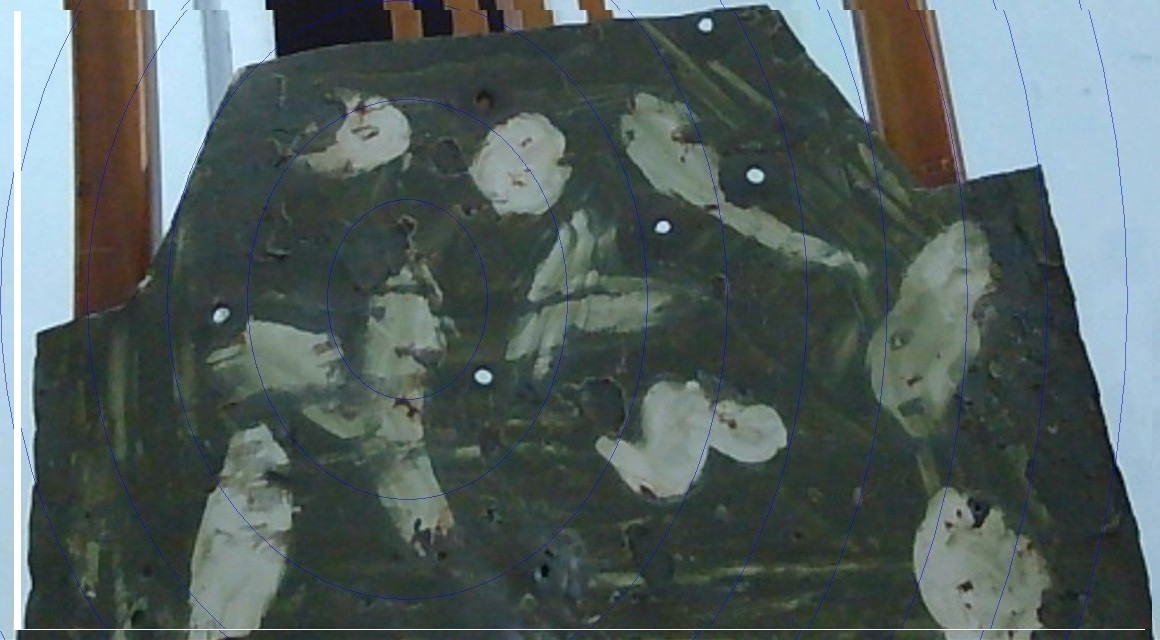
#> input picture test-1-2.jpg, 1160 x 640 px, given in place of the camera
$ python test_lan1.py
#> lines starting #> are read from the running program, lines starting #| are printed output that depends on the picture; after the words box and inside, x2 and y2 are one past the last pixel; in counts of white or black regions, pixels touching at a corner belong together
### camera.py
import cv2
import os
import logging
from threading import Lock
import tkinter as tk
from tkinter import ttk, messagebox
import threading
from PIL import Image, ImageTk


cameras = {}
targets = []
class Camera:
    def __init__(self, camera_id, lane=None, target=None):
        self.camera_id = camera_id
        self.lane = lane
        self.target = target
        self.cap = None
        self.lock = Lock() # To ensure thread safety when accessing the camera
        self.is_active = True

    def activate(self):
        self.is_active = True
        print(f"Camera {self.camera_id} activated")

    def deactivate(self):
        self.is_active = False
        print(f"Camera {self.camera_id} deactivated due to connection loss")

    def capture_image(self, turn):
        #if not self.is_active:
        #    print(f"Camera {self.camera_id} bệ số {self.lane} mục tiêu {self.target} mất kết nổi, hãy kiểm tra lại và bấm quét camera")
#> called with turn = 1
        with self.lock:  # Ensuring only one thread can access the camera at a time
            try:
                self.cap = cv2.VideoCapture(self.camera_id, cv2.CAP_DSHOW)
                if not self.cap.isOpened():
                    raise RuntimeError(f"Failed to open camera {self.camera_id}")

                logging.info(f"Camera {self.camera_id} initialized successfully.")
                self.cap.set(cv2.CAP_PROP_FRAME_WIDTH, 1920)
                self.cap.set(cv2.CAP_PROP_FRAME_HEIGHT, 1080)

                # Wait a bit to ensure the camera stabilizes
                cv2.waitKey(2000)
                ret, frame = self.cap.read()
#> frame is the input picture: shape (640, 1160, 3); mean B, G, R 95.4, 96.7, 84.3
                if not ret:
                    raise RuntimeError("Failed to capture frame")

                # Save and display image
                self.save_image(frame, turn)
                return frame
            except Exception as e:
                logging.error(f"Error capturing image from camera {self.camera_id}: {e}")
                return None
            finally:
                if self.cap:
                    self.release()

    def save_image(self, frame, turn):
        path = f"./HinhAnh/DaiBan{self.lane}/"
        if not os.path.exists(path):
            os.makedirs(path)

        image_path = f"{path}{self.target}-{self.lane}-{turn}.jpg"
        try:
            cv2.imwrite(image_path, frame)
            logging.info(f"Image saved to {image_path}")
        except Exception as e:
            logging.error(f"Error saving image: {e}")

    def release(self):
        if self.cap:
            print("released")
            self.cap.release()
            logging.info(f"Released camera {self.camera_id}")
        else:
            print("cant release")
        cv2.destroyAllWindows()

    def set_lane(self, lane):
        self.lane = lane

    def set_target(self, target):
        self.target = target

    def get_lane(self):
        return self.lane

    def get_target(self):
        return self.target


# Function to create and store the Camera object based on user input
# [129 lines left out: functions create_camera_object, show_mini_image, open_variable_editor, view_camera, view_all_camera, parallel_capture, not called in this run]

### object_detection.py
import cv2
import numpy as np
import camera

def preprocess_image(image):
    """
    Preprocess the image to handle lighting variations (strong lighting, overexposure).

    Args:
        image (np.array): The input image.

    Returns:
        (np.array): The preprocessed image.
    """
    # Convert to grayscale
    gray = cv2.cvtColor(image, cv2.COLOR_BGR2GRAY)

    # Normalize the image to adjust for lighting conditions
    # Normalize pixel values to 0-255 range
    gray = cv2.normalize(gray, None, 0, 255, cv2.NORM_MINMAX)

    # Apply histogram equalization for better contrast
    gray = cv2.equalizeHist(gray)

    return gray

def detect_target(image):
    """
    Detects an object (e.g., a shooting target) in the image using contour detection.

    Args:
        image (np.array): The input image.

    Returns:
        (np.array): The cropped region around the detected target.
    """
    # Step 1: Preprocess the image to handle lighting and contrast
    gray = preprocess_image(image)

    # Step 2: Apply GaussianBlur to reduce noise and improve edge detection
    blurred = cv2.GaussianBlur(gray, (3, 3), 0) # 5 5

   #clahe = cv2.createCLAHE(clipLimit=2.0, tileGridSize=(8, 8))
    # Apply CLAHE to the image
    #clahe_image = clahe.apply(gray_blurred)
    # Adaptive thresholding to account for varying lighting conditions
    thresh_adaptive = cv2.adaptiveThreshold(
        blurred,
        255,
        cv2.ADAPTIVE_THRESH_GAUSSIAN_C,
        cv2.THRESH_BINARY,
        11,
        2
    )
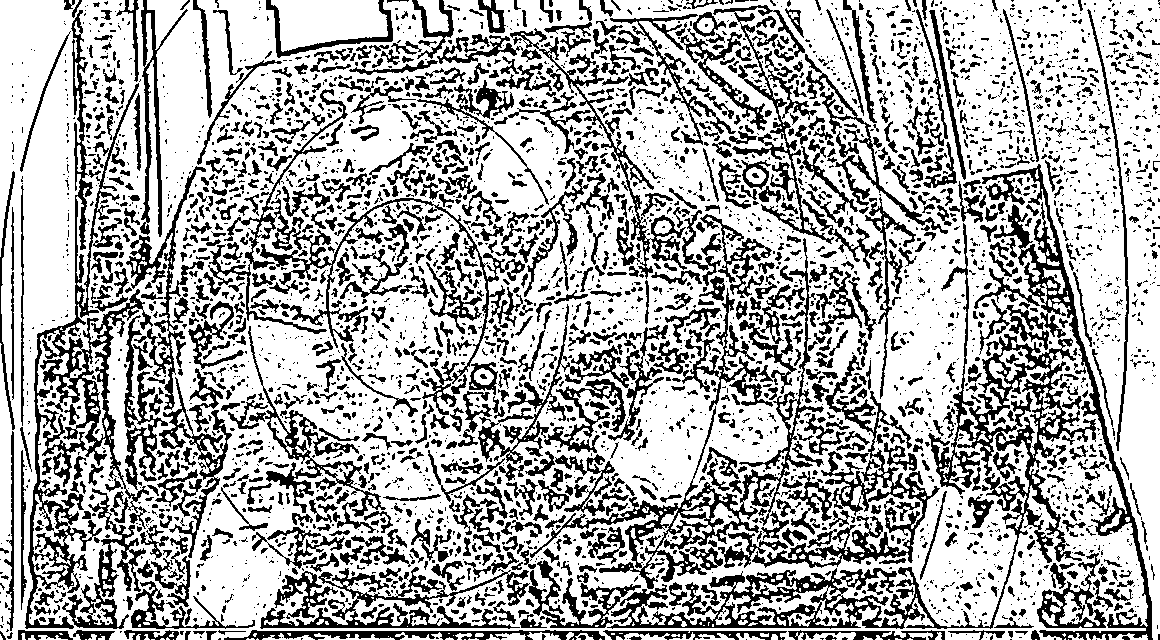
#> thresh_adaptive: shape (640, 1160); 68.6% white; 4042 black regions (2788 under 20 px), largest, box (x1, y1, x2, y2) and area: (607, 223, 1096, 629) 17046, (25, 10, 153, 629) 12640, (974, 164, 1153, 640) 7193

    ret, otsu_thresh = cv2.threshold(thresh_adaptive, 0, 255, cv2.THRESH_BINARY + cv2.THRESH_OTSU)
#> ret = 0

    # Edge detection with dynamic thresholds
    median_intensity = np.median(blurred)
#> median_intensity = 127
    lower_thresh = max(0, median_intensity - 150)
#> lower_thresh = 0
    upper_thresh = min(255, median_intensity + 150)
#> upper_thresh = 255
    edges = cv2.Canny(otsu_thresh, threshold1=lower_thresh, threshold2=upper_thresh) # 150 150
#> edges: shape (640, 1160); 19.8% white in thin lines or dots

    kernel = np.ones((3, 3), np.uint8)  # A 3x3 kernel for dilation and erosion
    dilated_edges = cv2.dilate(edges, kernel, iterations=1)  # Dilate to join edges
#> dilated_edges: shape (640, 1160); 65.2% white; 6921 black regions (5871 under 20 px), largest, box (x1, y1, x2, y2) and area: (0, 0, 76, 640) 21533, (996, 0, 1160, 640) 21018, (878, 195, 965, 443) 9202
    linked_edges = cv2.erode(dilated_edges, kernel, iterations=1)  # Erode to reduce noise
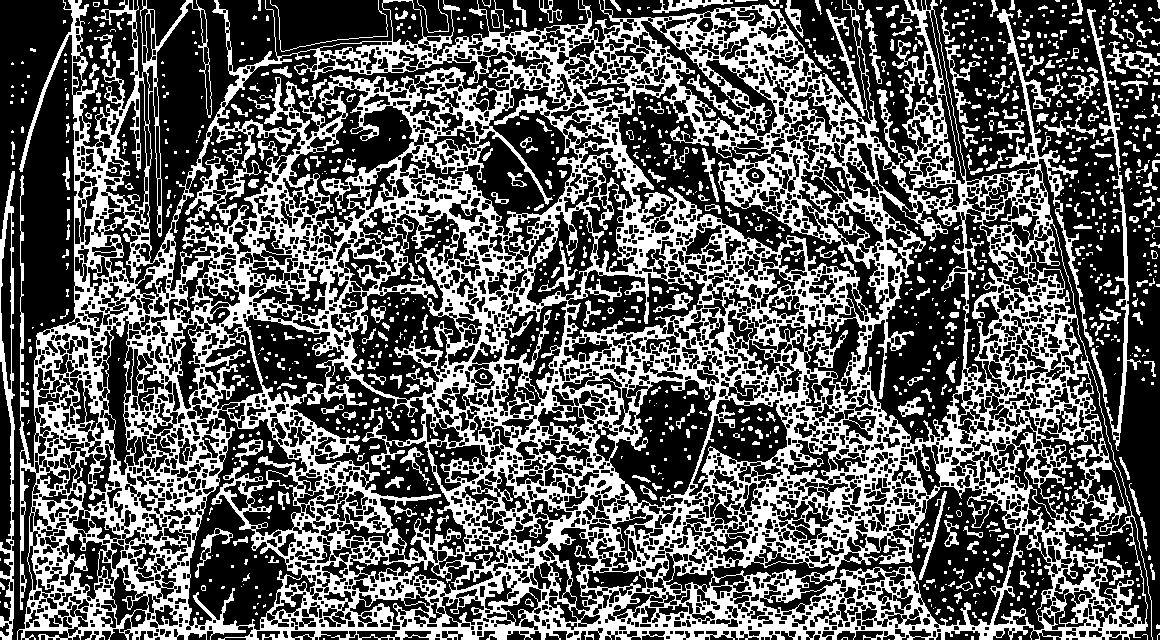
#> linked_edges: shape (640, 1160); 37.1% white; 1076 white regions (710 under 20 px)

    # Step 4: Find contours in the edge-detected image
    contours, _ = cv2.findContours(linked_edges, cv2.RETR_EXTERNAL, cv2.CHAIN_APPROX_SIMPLE)
#> contours = 463 contours, 359 with area under 20; largest, box (x1, y1, x2, y2) and area: (17, 0, 1153, 640) 593819, (0, 171, 15, 640) 2987, (1087, 9, 1141, 451) 1704, (1106, 41, 1160, 78) 593, (945, 45, 980, 123) 438

    if not contours:
        return None, None, None

    # Step 5: Find the largest contour (assuming it's the target)
    target_contour = max(contours, key=cv2.contourArea)
#> target_contour = contour of 5048 points, box (x1, y1, x2, y2) (17, 0, 1153, 640), area 593819

    # Step 6: Get the bounding box for the contour
    x, y, w, h = cv2.boundingRect(target_contour)
#> x = 17; y = 0; w = 1136; h = 640

    # Step 7: Create a mask for the detected target (use the bounding box)
    mask = np.zeros_like(image)
    cv2.drawContours(mask, [target_contour], -1, (255, 255, 255), -1)
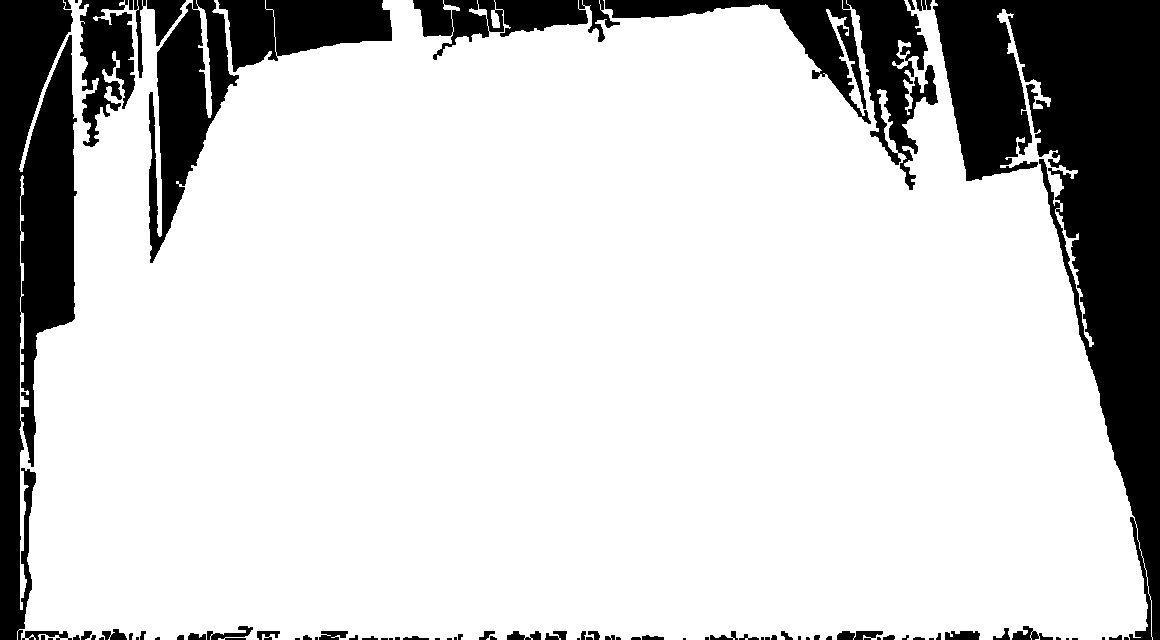
#> mask: shape (640, 1160, 3); 80.8% white; 83 black regions (29 under 20 px), largest, box (x1, y1, x2, y2) and area: (933, 0, 1160, 640) 61717, (0, 0, 77, 640) 31832, (605, 0, 938, 190) 14034

    # Step 8: Apply the mask to the image (keep the target, remove background)
    target = cv2.bitwise_and(image, mask)

    # Step 9: Crop the region around the detected target
    cropped_image = image[y:y+h, x:x+w]  # Crop using the bounding box coordinates

    return cropped_image, target, mask

def zoom_in(image, zoom_factor=1.5):
    """
    Zooms in on the center of the image by the given zoom factor.

    Args:
        image (np.array): The input image.
        zoom_factor (float): Factor by which to zoom in. (e.g., 1.5 means 50% zoom-in).

    Returns:
        np.array: Zoomed-in image.
    """
#> called with zoom_factor = 1
    # Get the dimensions of the image
    height, width = image.shape[:2]
#> height = 640; width = 1136

    # Calculate the new dimensions for zoom
    new_width = int(width * zoom_factor)
#> new_width = 1136
    new_height = int(height * zoom_factor)
#> new_height = 640

    # Resize the image to the new dimensions
    zoomed_image = cv2.resize(image, (new_width, new_height), interpolation=cv2.INTER_LINEAR)

    # Crop the center region of the zoomed image
    x_start = (new_width - width) // 2
#> x_start = 0
    y_start = (new_height - height) // 2
#> y_start = 0
    zoomed_in = zoomed_image[y_start:y_start+height, x_start:x_start+width]

    return zoomed_in

# [21 lines left out: function remove_background, not called in this run]


# [31 lines that do not run on import are left out]

### test_lan1.py
import cv2
import camera
import object_detection
import image_processing
import numpy as np

# Initialize the GaussianBlurdow
cv2.namedWindow("GaussianBlur")

# Create trackbars to adjust kernel size
cv2.createTrackbar("blur", "GaussianBlur", 1, 30, lambda x: None)  # Kernel size (1-30)
cv2.createTrackbar("b", "GaussianBlur", 1, 255, lambda x: None)
cv2.createTrackbar("a", "GaussianBlur", 1, 255, lambda x: None)
cv2.createTrackbar("o", "GaussianBlur", 1, 255, lambda x: None)
cv2.createTrackbar("block_size", "GaussianBlur", 3, 255, lambda x: None)
cv2.createTrackbar("lower_edge_val", "GaussianBlur", 1, 255, lambda x: None)
cv2.createTrackbar("upper_edge_val", "GaussianBlur", 1, 255, lambda x: None)


# Load an image
cam_1 = camera.Camera(1,"test", 1)
image = cam_1.capture_image(1)
cropped_target, target_masked, target_mask = object_detection.detect_target(image)
zoomed = object_detection.zoom_in(cropped_target, 1)
while True:
    # Get the current value of the trackbar (kernel size)
    blur = cv2.getTrackbarPos("blur", "GaussianBlur")
    thresh_b_val = cv2.getTrackbarPos("b", "GaussianBlur")
    thresh_a_val = cv2.getTrackbarPos("a", "GaussianBlur")
    thresh_o_val = cv2.getTrackbarPos("o", "GaussianBlur")
    block_size = cv2.getTrackbarPos("block_size", "GaussianBlur")
    lower_edge_val = cv2.getTrackbarPos("lower_edge_val", "GaussianBlur")
    upper_edge_val = cv2.getTrackbarPos("lower_edge_val", "GaussianBlur")

# Ensure kernel size is odd
    if blur % 2 == 0:
        blur += 1
    if block_size % 2 == 0:
        block_size += 1
    if block_size < 1:
        block_size += 1
    gray = cv2.cvtColor(zoomed, cv2.COLOR_BGR2GRAY)
#> gray: shape (640, 1136)

    # Histogram Equalization to improve contrast
    gray_equalized = cv2.equalizeHist(gray)
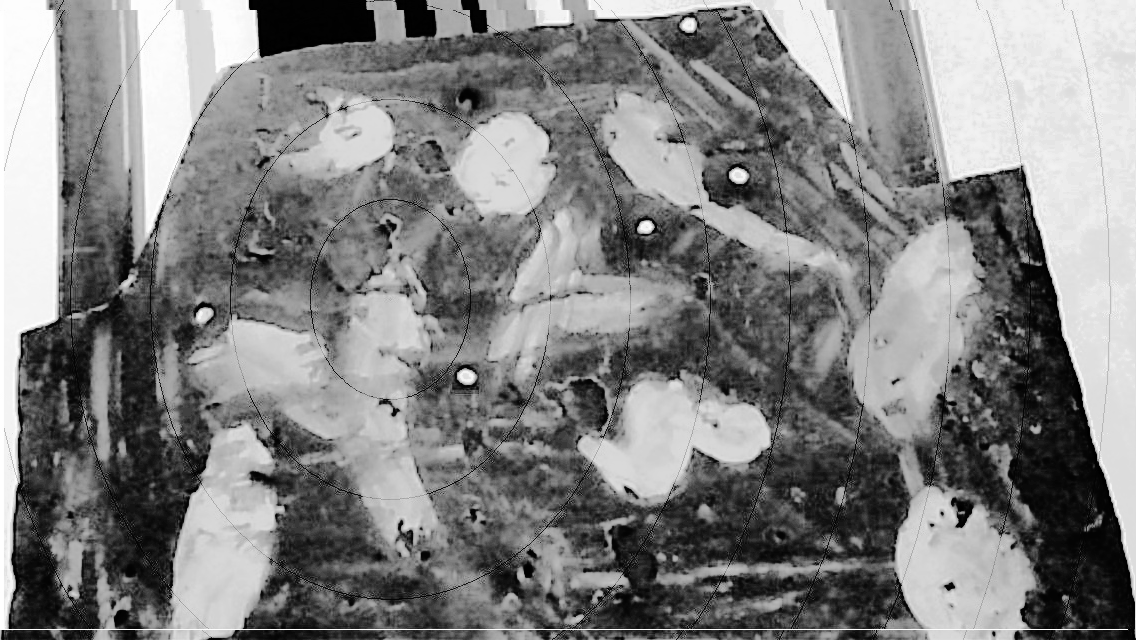
#> gray_equalized: shape (640, 1136); min 0, max 255, mean 129.5

    # Apply Gaussian Blur to smooth lighting variations
    gray_blurred = cv2.GaussianBlur(gray_equalized, (blur, blur), 0)

    # Adaptive thresholding to account for varying lighting conditions
    thresh_adaptive = cv2.adaptiveThreshold(
        gray_blurred,
        255,
        cv2.ADAPTIVE_THRESH_GAUSSIAN_C,
        cv2.THRESH_BINARY,
        block_size,
        thresh_a_val
    )
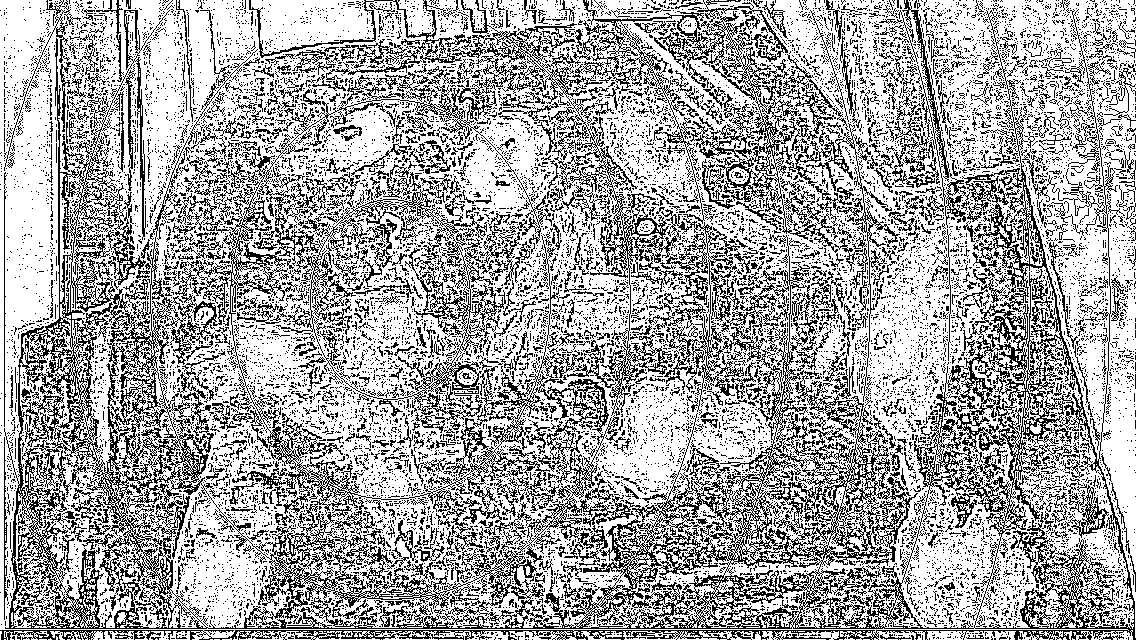
#> thresh_adaptive: shape (640, 1136); 66.2% white; black in thin lines or dots

    # Further binary thresholding if needed
    _, thresh_binary = cv2.threshold(thresh_adaptive, thresh_b_val, 255, cv2.THRESH_BINARY)
    #_, thresh_b = cv2.threshold(thresh_binary, thresh_value, 255, cv2.THRESH_BINARY + cv2.THRESH_OTSU)
    # Edge detection with dynamic thresholds
    median_intensity = np.median(gray_blurred)
#> median_intensity = 128
    lower_thresh = max(0, median_intensity - lower_edge_val)
#> lower_thresh = 127
    upper_thresh = min(255, median_intensity + upper_edge_val)
#> upper_thresh = 129
    edges = cv2.Canny(thresh_binary, threshold1=lower_thresh, threshold2=upper_thresh)
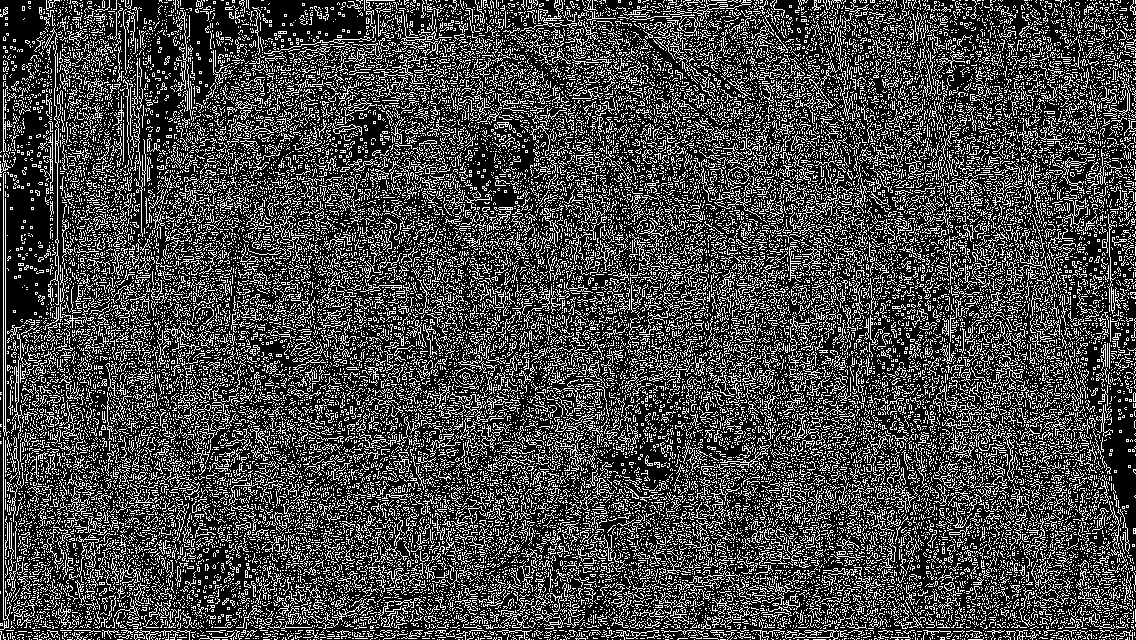
#> edges: shape (640, 1136); 27% white in thin lines or dots


    # Show the blurred image
    cv2.imshow("GaussianBlur", edges)

    # Break the loop if the user presses the 'Esc' key
    if cv2.waitKey(1) & 0xFF == 27:
#> (key Esc is pressed here)
        break

# Clean up
#> (the run stopped early here; a loop or call above may not have finished)
